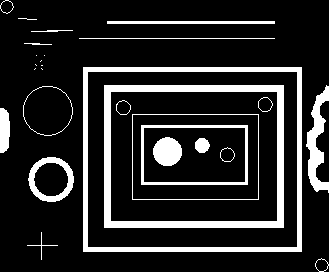
#> input picture Lab 3/image 1.png, 329 x 272 px
$ jupyter execute Lab3.ipynb   (shell and % lines are left out)
#> lines starting #> are read from the running program, lines starting #| are printed output that depends on the picture; after the words box and inside, x2 and y2 are one past the last pixel; in counts of white or black regions, pixels touching at a corner belong together
<h1 style="text-align:center;">LAB 3</h1>
<h1 style="text-align:center;">Morphological Operations</h1>
<h3 style="text-align:left; color:blue;">Student Name:</h3>
<h3 style="text-align:left; color:blue;">Student ID:</h3>

<h2 style="text-align:left; color:black;">Introduction</h2>

Morphology is a comprehensive set of image processing operations that process images based on shapes. Morphological operations apply a structuring element to an input image, creating an output image of the same size. In a morphological operation, the value of each pixel in the output image is based on a comparison of the corresponding pixel in the input image with its neighbors.

<h2 style="text-align:left; color:black;">Objective</h2>

In this lab, you'll apply different basic and advanced morphological operation to images. These operations are:</br>
* Dilation.
* Erosion.
* Opening.
* Closing.
* Hit and Miss.
* Boundary Extraction.
* Region Filling.
* Connected Components.

<h2 style="text-align:left; color:black;">Instructions</h2>

[cell 1]
# Import the needed libraries
import cv2
import numpy as np
from matplotlib import pyplot as plt

[cell 2]
# Read a binary image and display it
binary_image = cv2.imread("image 1.png", cv2.IMREAD_GRAYSCALE)
#> binary_image: shape (272, 329); 15.6% white; 28 white regions (8 under 20 px), largest, box (x1, y1, x2, y2) and area: (104, 85, 284, 228) 4326, (83, 67, 302, 252) 3940, (306, 85, 329, 193) 1110
plt.imshow(binary_image, cmap="gray")

[cell 3]
# Create a 3x3 structuring element (SE)
SE = np.ones(shape=(3,3),dtype=np.uint8)
print(SE)

[cell 4]
# Apply dilation to the binary image using the created SE
dilated_image = cv2.dilate(src=binary_image,kernel=SE, iterations=1)
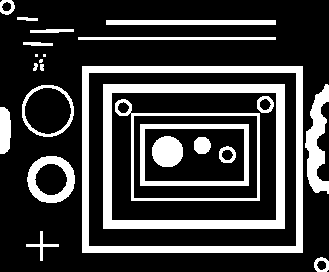
#> dilated_image: shape (272, 329); 23.6% white; 25 white regions (3 under 20 px), largest, box (x1, y1, x2, y2) and area: (103, 84, 285, 229) 5562, (82, 66, 303, 253) 5516, (140, 124, 249, 186) 1610
plt.imshow(dilated_image, cmap="gray")

[cell 5]
# Apply erosion to the binary image using the same SE
eroded_image = cv2.erode(src=binary_image,kernel=SE, iterations=1)
#> eroded_image: shape (272, 329); 9.1% white; 9 white regions, largest, box (x1, y1, x2, y2) and area: (105, 86, 283, 227) 3090, (84, 68, 301, 251) 2364, (307, 87, 329, 190) 807
plt.imshow(eroded_image, cmap="gray")

[cell 6]
# Apply opening and closing using the same SE
opened_image = cv2.morphologyEx(src=binary_image, op=cv2.MORPH_OPEN, kernel=SE, iterations=1)
#> opened_image: shape (272, 329); 14.3% white; 9 white regions, largest, box (x1, y1, x2, y2) and area: (104, 85, 284, 228) 4326, (83, 67, 302, 252) 3940, (306, 86, 329, 191) 1102
plt.subplots(1, 2, figsize=(15, 15))
plt.subplot(1,2,1)
plt.imshow(opened_image, cmap="gray")
closed_image = cv2.morphologyEx(src=binary_image, op=cv2.MORPH_CLOSE, kernel=SE, iterations=1)
plt.subplot(1,2,2)
plt.imshow(closed_image, cmap="gray")
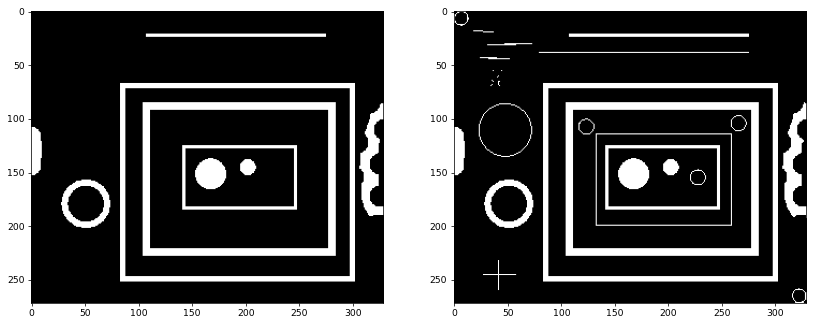
#> figure drawn by matplotlib, 2 panels

[cell 7]
# Apply Hit and Miss to detect isolated points
# Create a SE for hit or miss, replace pixels of foreground by 1 and pixels of background by -1
SE2 = np.zeros(shape=(3, 3), dtype=np.int8) - 1
SE2[1,1] = 1
print (SE2)
hit_miss_image = cv2.morphologyEx(src=binary_image, op=cv2.MORPH_HITMISS, kernel=SE2, iterations=1)
#> hit_miss_image: shape (272, 329); 0% white in thin lines or dots, all inside (x1, y1, x2, y2) = (36, 55, 45, 56)
plt.imshow(hit_miss_image, cmap="gray")

[cell 8]
# Apply boundary extraction
binary_image2 = 255 - cv2.imread("spheres.png", cv2.IMREAD_GRAYSCALE)
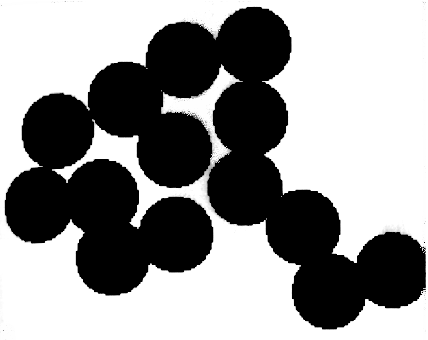
#> input picture Lab 3/spheres.png, 428 x 340 px
#> binary_image2: shape (340, 428); min 0, max 255, mean 106.5
plt.subplots(1, 2, figsize=(15, 15))
plt.subplot(1,2,1)
plt.imshow(binary_image2, cmap="gray")

eroded_image2 = cv2.erode(src=binary_image2, kernel=SE, iterations=1)
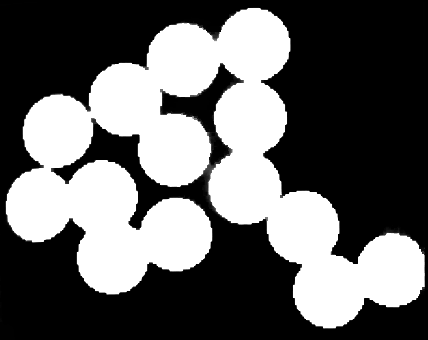
#> eroded_image2: shape (340, 428); min 0, max 255, mean 100.7
boundary_extraction = binary_image2 - eroded_image2
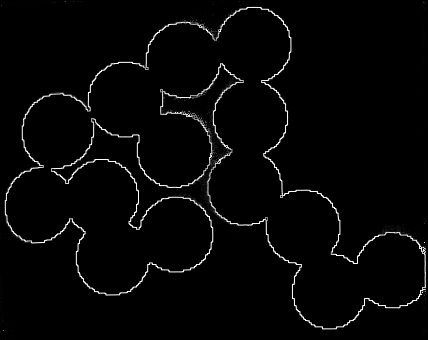
#> boundary_extraction: shape (340, 428); min 0, max 255, mean 5.8

plt.subplot(1,2,2)
plt.imshow(boundary_extraction, cmap="gray")

[cell 9]
binary_image3 = cv2.imread("region_filling.jpg", cv2.IMREAD_GRAYSCALE)
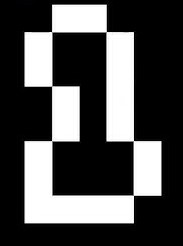
#> input picture Lab 3/region_filling.jpg, 183 x 246 px
#> binary_image3: shape (246, 183); min 0, max 255, mean 77.5
threshold, binary_image3 = cv2.threshold(src=binary_image3, thresh=127, maxval=1, type=cv2.THRESH_BINARY)
#> binary_image3: shape (246, 183); values 0 (black) and 1 (white), 30.4% white; 1 white region, box (x1, y1, x2, y2) and area: (24, 5, 161, 223) 13671
# Apply region filling algorithm to fill a shape in the image starting from point [50,92]
plt.subplots(1, 3, figsize=(15, 15))
plt.subplot(1,3,1)
plt.imshow(binary_image3, cmap="gray")

SE3 = cv2.getStructuringElement(shape=cv2.MORPH_CROSS, ksize=(25, 25))

# Define a point in the region to be filled and set it to 255
Xk = np.zeros(shape=binary_image3.shape, dtype= np.uint8)
Xk[50,92] = 1
Xk_1 = np.zeros(shape=binary_image3.shape, dtype= np.uint8)
# Get the image complement
binary_image3_C = (1 - binary_image3)

# Apply the algorithm
while not np.array_equal(Xk, Xk_1):
    Xk_1 = Xk
    # logical_and is equivalent to the intersection operation of set
    Xk = np.logical_and(cv2.dilate(src=Xk_1 ,kernel=SE3, iterations=1) ,binary_image3_C).astype(np.uint8)
#> this loop made 18 passes
#> pass 1, `Xk = np.logical_and(cv2.dilate(src=Xk_1 ,kernel=SE3, iterations=1) ,bi..`:
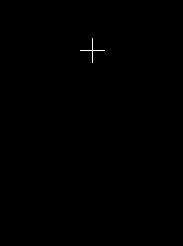
#> Xk: shape (246, 183); values 0 (black) and 1 (white), 0.11% white in thin lines or dots, all inside (x1, y1, x2, y2) = (80, 38, 105, 63)

region_filled = 255 * Xk
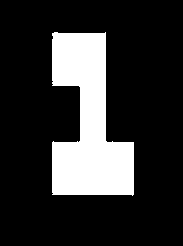
#> region_filled: shape (246, 183); 19.3% white; 1 white region, box (x1, y1, x2, y2) and area: (52, 32, 134, 196) 8670
region_filled_image = region_filled + 255 * binary_image3
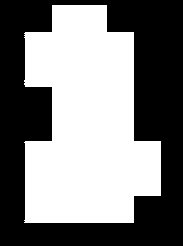
#> region_filled_image: shape (246, 183); 49.6% white; 1 white region, box (x1, y1, x2, y2) and area: (24, 5, 161, 223) 22341
plt.subplot(1,3,2)
plt.imshow(region_filled, cmap="gray")
plt.subplot(1,3,3)
plt.imshow(region_filled_image, cmap="gray")

[cell 10]
# Apply connected components algorithm to binary_image starting from point [100,83]
SE4 = cv2.getStructuringElement(shape=cv2.MORPH_RECT, ksize=(5, 5))

# Define a point on the connected component to be detected (the bigger rectangle)
Xz = np.zeros(shape=binary_image.shape, dtype= np.uint8)
Xz[100,83] = 1
Xz_1 = np.zeros(shape=binary_image.shape, dtype=np.uint8)
threshold, binary_image = cv2.threshold(src=binary_image, thresh=127, maxval=1, type=cv2.THRESH_BINARY)

# Apply the algorithm
while not np.array_equal(Xz, Xz_1):
    Xz_1 = Xz
    Xz = np.logical_and(cv2.dilate(src=Xz_1 ,kernel=SE4, iterations=1), binary_image).astype(np.uint8)

connected_component = 255 * Xz
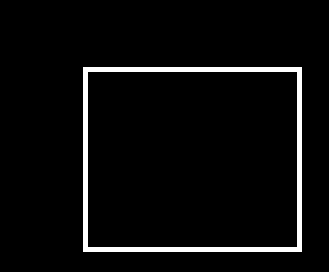
#> connected_component: shape (272, 329); 4.4% white; 1 white region, box (x1, y1, x2, y2) and area: (83, 67, 302, 252) 3940
plt.imshow(connected_component, cmap="gray")
